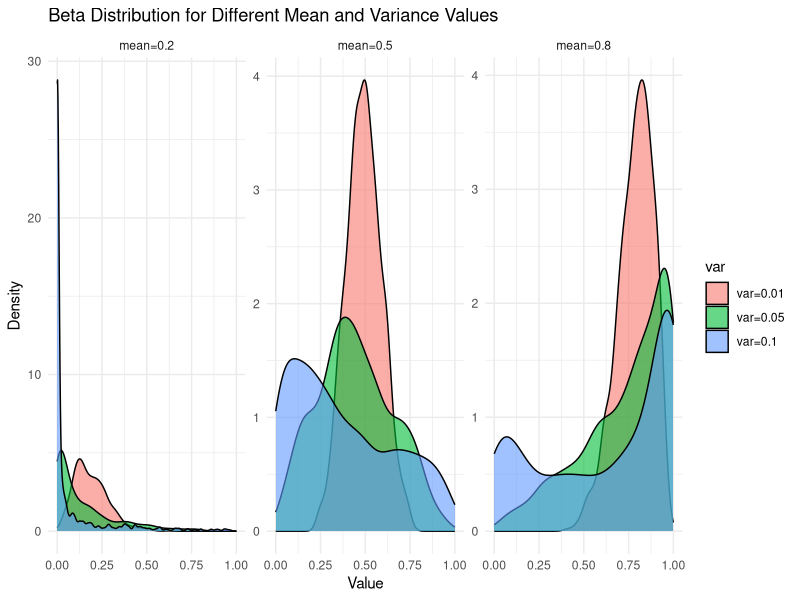

The R script that drew this image:
library(ggplot2)

generate_beta_data <- function(mean, var, n = 1000) {
  alpha <- mean * (mean * (1 - mean) / var - 1)
  beta <- (1 - mean) * (mean * (1 - mean) / var)
  rbeta(n, alpha, beta)
}

means <- c(0.2, 0.5, 0.8)
variances <- c(0.01, 0.05, 0.1)

data <- data.frame()
for (mean in means) {
  for (var in variances) {
    values <- generate_beta_data(mean, var)
    temp <- data.frame(value = values, mean = paste0("mean=", mean), var = paste0("var=", var))
    data <- rbind(data, temp)
  }
}

ggplot(data, aes(x = value, fill = var)) +
  geom_density(alpha = 0.6) +
  facet_wrap(~mean, scales = "free_y") +
  labs(title = "Beta Distribution for Different Mean and Variance Values",
       x = "Value", y = "Density") +
  theme_minimal()

